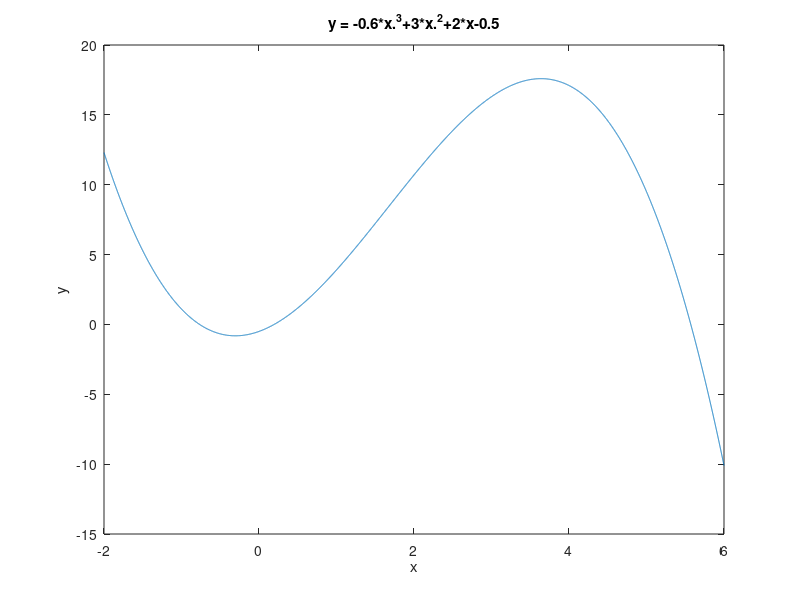

Write MATLAB code to recreate this figure. (Note: this script raises an error after producing the figure.)
%% 540.305 Problem Set 4:

clear
clc

%% 1 Solving systems of linear equations

% a
C = [6 4 -3; 18 -5 4; -5 0 -8];
b = [2 6 -20]';
x = C\b;
disp(['Part 1, (a) : [x,y,z] = [',num2str(x'),']'])

% b
load('A_matrix.mat')
b = zeros(1,100);
for i = 1:100
    b(i) = 2^i;
end
sol = A\b';
disp(['Part 1, (b) : [x1,x2,x3,x4,x5] = [',num2str(sol(1:5)'),']'])

% c
A = reshape(1:10000,100,100)';
b = ones(100,1);
b(10)=5;
sol = A\b;
disp(['Part 1, (c) : [x1,x2,x3,x4,x5] = [',num2str(sol(1:5)'),']'])

%% 2 Solving non-linear equations

% a 
x = -2:0.001:6;
y = -0.6*x.^3+3*x.^2+2*x-0.5;
figure
plot(x,y)
xlabel('x')
ylabel('y')
title('y = -0.6*x.^3+3*x.^2+2*x-0.5')
% zeros @ x = -0.767, 0.195 , 5.571
% max y = 17.59

% b
disp(['Part 2, (b): max = ',num2str(max(y))]);

% c
disp(['Part 2, (c): roots = ',num2str(roots([-.6 3 2 -.5])')]);

%% 3 Integrating nmerical data that represents a curve

w = 8;
h =[2.0	2.1	2.3	2.4	3.0	2.9	2.7	2.6	2.5	2.3	2.2	2.1	2.0];
v =[2.0	2.2	2.5	2.7	5	4.7	4.1	3.8	3.7	2.8	2.5	2.3	2.0];
day=[1	32	60	91	121	152	182	213	244	274	305	335	366];
flow = 86400*w*h.*v;

disp(['Part 3,  Anual Flow = ',num2str(trapz(day,flow)),' m^3']);

%% 4 Deriavtives of numerical data

% a
time = xlsread('Nanotube_length_time.xlsx','A2:A35');
lengths = xlsread('Nanotube_length_time.xlsx','B2:AC35');
figure
plot(time, lengths)
xlim([time(1) inf])
hold on
plot(time, mean(lengths,2),'--black','LineWidth',3)
xlabel('time (hr)')
ylabel('length (um)')
title('Nanotube Growth')

% b
g = diff(lengths);
figure
plot(time(1:end-1), g)
xlim([time(1) inf])
hold on
plot(time(1:end-1), mean(g,2),'--black','LineWidth',3)
xlabel('time (hr)')
ylabel('length (um)')
title('Nanotube Growth Rate')

%% 5 Solving systems of linear differential equations

% a
A=[1 2 3; 0 3 6; 0 0 4];
t=10;
x0 = [1 0 1]';
x=expm(A*t)*x0;
disp(['Part 5, (a) : [x,y,z] = [',num2str(x'),']'])

% b
[vect,val]=eig(A);
% x2=vect*exp(val*t)*vect^-1*x0;
disp('Part 5, (b) : eigenvectors')
disp(num2str(vect))
disp('Part 5, (b) : eigenvalues')
disp(num2str(val))
% c
t=0:0.001:10;
x=zeros(3,length(t));
for i = 1:length(t)
    x(:,i)=expm(A*t(i))*x0;
end
figure
subplot(1,2,1)
plot(t,x)
title('by Exp Matrix')
subplot(1,2,2)
[tout,yout]=ode45(@(t,x)[x(1)+2*x(2)+3*x(3);3*x(2)+6*x(3);4*x(3)],[0 10],x0');
plot(tout,yout)
title('by ode45')

%% 6 Solving systems of non-linear ODEs (a trasncriptional oscullator)

kt = 0.5;
ktr = .1155;
Km = 40;
kmdeg = .0058;
kpdeg = .0012;
kleak = 0.0005;

sys = @(t,x)[...
    kt/(1+x(6)^2/Km^2)-kmdeg*x(1)+kleak;...
    kt/(1+x(4)^2/Km^2)-kmdeg*x(2)+kleak;...
    kt/(1+x(5)^2/Km^2)-kmdeg*x(3)+kleak;...
    ktr*x(1)-kpdeg*x(4);...
    ktr*x(2)-kpdeg*x(5);...
    ktr*x(3)-kpdeg*x(6);...
    ];
x0 = [100 100 100 200 200 200];

[t,y] = ode45(sys,[0 1000000],x0);
figure
plot(t,y)
legend('g1','g2','g3','p1','p2','p3','Location','northwest')
xlabel('time')
ylabel('concentration')
title('Oscillatory gene expression')